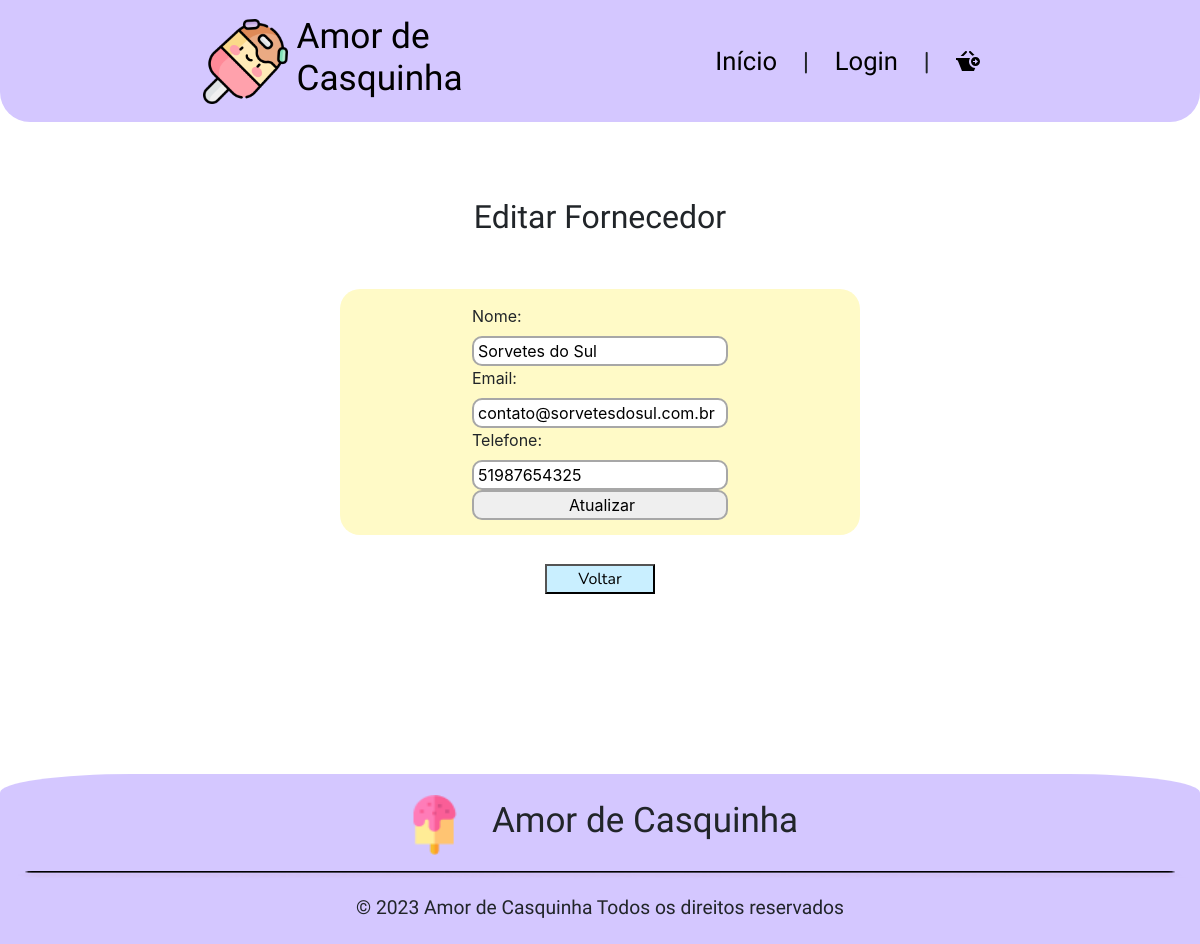
Screenshot of /app/view/editarFornecedores.php?fornEmail=contato@sorvetesdosul.com.br with the database file from the repository.
### tables this page shows
CREATE TABLE `fornecedores` (
  `idFornecedor` int(11) NOT NULL,
  `nome` varchar(255) NOT NULL,
  `telefone` varchar(20) DEFAULT NULL,
  `email` varchar(255) DEFAULT NULL,
  `cnpj` varchar(20) NOT NULL,
  `desativado` int(11) DEFAULT NULL,
  `idEndereco` int(11) DEFAULT NULL
);

### app/config/database.php (called while the page is built, shortened)
<?php
    class Database {
        private $host;
        private $db;
        private $user;
        private $pass;
        private $charset;
        private $conn;
        public function __construct() {
            $env = file_get_contents(__DIR__."/.env");
            $lines = explode("\n",$env);
            $this->host = 'localhost';
            $this->db = 'db_sorveteria';
            $this->user = 'root';
            $this->pass = '';
            $this->charset = 'utf8mb4';
        }
        public function getConnection() {
            $dsn = "mysql:host={$this->host};dbname={$this->db};charset={$this->charset}";
            $options = [
                PDO::ATTR_ERRMODE            => PDO::ERRMODE_EXCEPTION,
                PDO::ATTR_DEFAULT_FETCH_MODE => PDO::FETCH_ASSOC,
                PDO::ATTR_EMULATE_PREPARES   => false,
            ];
            try {
                $this->conn = new PDO($dsn, $this->user, $this->pass, $options);
            } catch (PDOException $e) {
                throw new PDOException($e->getMessage(), (int)$e->getCode());
            }
            return $this->conn;
        }
}

### app/model/fornecedores.php (called while the page is built, shortened)
<?php
    require_once '../config/database.php';
    class Fornecedores{
        private $conn;
        public function __construct(){
            $database = new DataBase;
            $this->conn = $database->getConnection();
        }
        public function listarFornecedorEmail($email){
            try{
                $cmd = $this->conn->prepare("CALL ListarFornecedorPorEmail(?)");
                $cmd->bindParam(1, $email);
                $cmd->execute();
                $funcionarios = $cmd->fetch(PDO::FETCH_ASSOC);
                return $funcionarios;
            } catch (PDOException $e) {
                echo "Erro no banco de dados: " . $e->getMessage();
            }
        }
    }
?>

### app/controller/fornecedorController.php (called while the page is built, shortened)
<?php
    require '../model/fornecedores.php';
    class FornecedorController{
        private $fornecedor;
        public function __construct(){
            $this->fornecedor = new Fornecedores();
        }
        public function listarFornecedorEmail($email){
            $furnDados = $this->fornecedor->listarFornecedorEmail($email);
            return $furnDados;
        }
    }
?>

### app/view/editarFornecedores.php (the view, shortened to what this page needs)
<?php
require_once '../controller/fornecedorController.php';
$forn = new FornecedorController();
if(isset($_GET['fornEmail'])) {
    $emailForn = $_GET['fornEmail'];
    $dadosForn = $forn->listarFornecedorEmail($emailForn);
}
?>
<!DOCTYPE html>
<html lang="pt-br">
<head>
    <link href="https://cdn.jsdelivr.net/npm/bootstrap@5.3.2/dist/css/bootstrap.min.css" rel="stylesheet">
    <link rel="stylesheet" href="https://stackpath.bootstrapcdn.com/bootstrap/4.1.3/css/bootstrap.min.css">
    <link rel="stylesheet" href="style/CabecalhoRodape.css">
    <link rel="stylesheet" href="style/editFuncS.css">
</head>
<body>
    <?php
        include_once 'components/header.php';
    ?>
    <main>
        <h1 class="m-auto text-center pt-4 pb-4">Editar Fornecedor</h1>
        <div class="conteiner">
            <div class="conteiner1">
                <div class="c1">
                    <div class="c2">
                    <form action="editarFornecedores.php" method="POST" id="formulario" class="formulario">
                        <label for="nome2">Nome:</label>
                        <input type="text" id="nome2" name="nomeFornEdt" value="<?= $dadosForn['nome']; ?>" required>
                        <label for="email2">Email:</label>
                        <input type="text" id="email2" name="emailFornEdt" value="<?= $dadosForn['email']; ?>" required>
                        <label for="telefone2">Telefone:</label>
                        <input type="text" id="telefone2" name="telefoneFornEdt" value="<?= $dadosForn['telefone']; ?>" required>
                        <input type="submit" value="Atualizar" name="btnAtualizar">
                    </form>
                    </div>
                </div>
            </div>
            <button class="voltar"><a href="sessaoFornecedores.php">Voltar</a></button>
        </div>
    </main>
    <?php
        include_once 'components/footer.php';
    ?>
</body>
</html>

### app/view/style/CabecalhoRodape.css (style rules this page uses)
:root { --roxo-bebe: #D4C7FF; --Nunito: 'Nunito', sans-serif; --Agbalumo: 'Agbalumo'; }
* { padding: 0; margin: 0; }
main { padding-top: 150px; }

### app/view/style/editFuncS.css (style rules this page uses)
:root { --roxo-bebe: #D4C7FF; --Nunito: 'Nunito', sans-serif; --Agbalumo: 'Agbalumo'; --azul-bebe: #C9EFFF; --rosa-bebe: #FFC7E8; --amarelo-bebe: #FFFAC7; --verde-bebe: #E2FFC7; }
h1 { font-family: var(--Agbalumo); font-size: 2rem; width: 70%; text-align: center; margin: 20px auto; }
main { min-height: calc(100vh - 170px); }
.conteiner { display: flex; flex-direction: column; align-items: center; justify-content: center; }
.c1 { background-color: var(--amarelo-bebe); padding: 15px; border-radius: 20px; margin: 20px 0; display: flex; flex-direction: column; }
.c2 { display: flex; flex-direction: column !important; }
.voltar { background-color: var(--azul-bebe); font-family: var(--Nunito); width: 110px; height: 30px; transition: all 0.5s; -webkit-transition: all 0.5s; }
.voltar a, a:visited, a:active { color: black; text-decoration: none; }
form { display: flex; flex-direction: column; justify-content: center; margin: auto; }
form input { padding-left: 4px; border-radius: 10px; border: 2px solid rgb(167, 167, 167); height: 30px; }
@media (min-width: 768px) { .conteiner1 { display: flex; flex-direction: row !important; flex-wrap: wrap; width: 90%; justify-content: center; } }
@media (min-width: 768px) { .c1 { margin: 29px; width: 520px; } }
@media (min-width: 768px) { h1 { padding-top: 20px !important; } }

### rows the page displays
fornecedores: nomeFornEdt "Sorvetes do Sul", emailFornEdt "contato@sorvetesdosul.com.br", telefoneFornEdt "51987654325"
